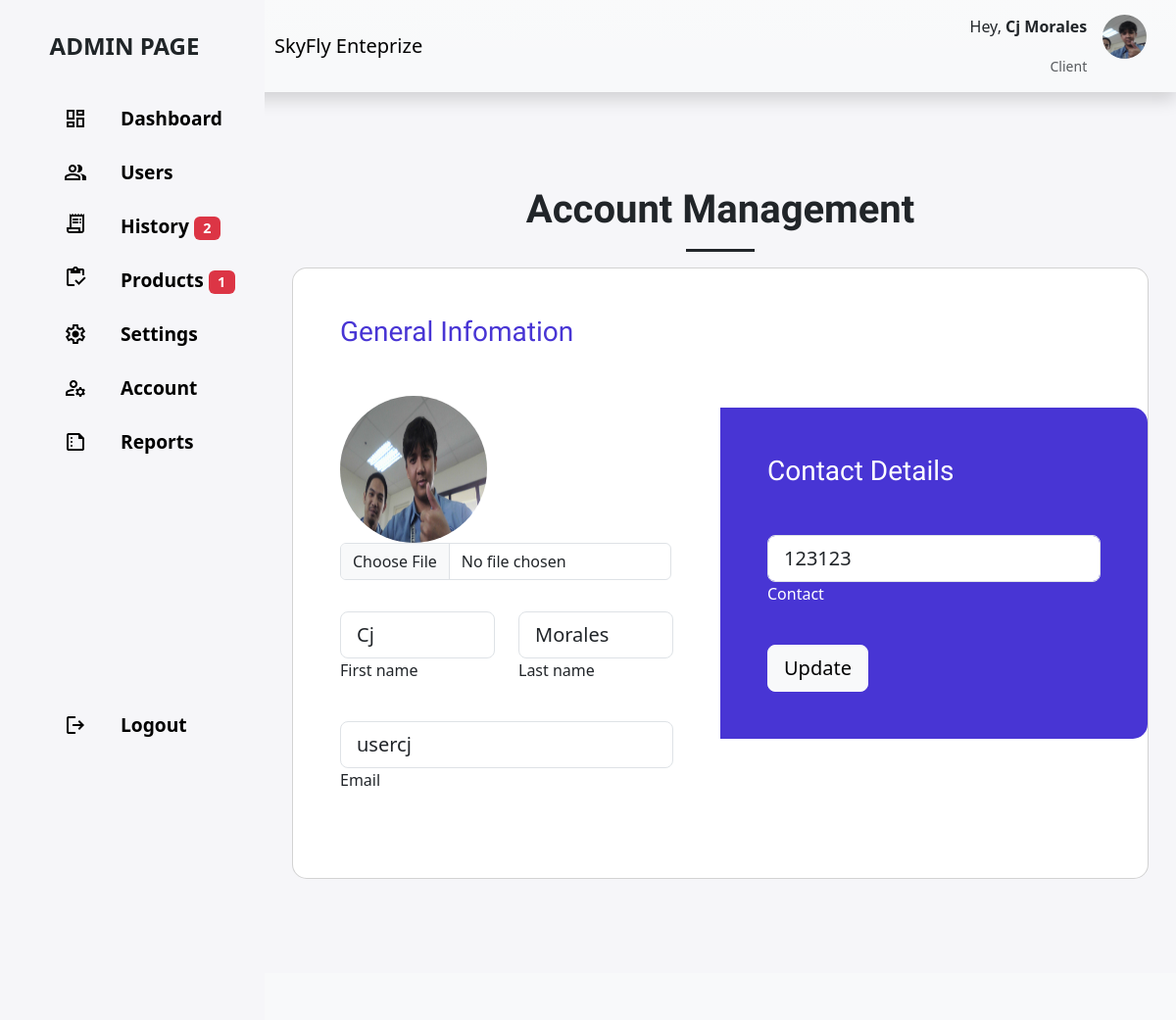
The page /adminbasta/accountmanage.php (signed in) on the database its author committed.
### tables this page shows
CREATE TABLE `users` (
  `id` int(11) NOT NULL,
  `email` varchar(255) NOT NULL,
  `password` varchar(255) NOT NULL,
  `access_level` int(11) DEFAULT NULL,
  `position` varchar(255) NOT NULL,
  `id_appoint` int(11) NOT NULL,
  `id_team` int(11) NOT NULL,
  `firstname` varchar(255) NOT NULL,
  `lastname` varchar(255) NOT NULL,
  `address` text NOT NULL,
  `contact` varchar(255) NOT NULL,
  `valid_id` varchar(255) NOT NULL,
  `pfp` varchar(255) NOT NULL
);

### adminbasta/accountmanage.php (the view, shortened to what this page needs)
<?php
    require_once '../config/connection.php';
$id = $_SESSION['id'];
$query = "SELECT * FROM users WHERE id='$id'";
$nav = mysqli_query($connection, $query);
$id = $_SESSION['id'];
$query = "SELECT * FROM users WHERE id='$id'";
$sql = mysqli_query($connection, $query);
$query_restock = "SELECT COUNT(*) AS num_products FROM products WHERE product_quantity <= 20";
$result_restock = mysqli_query($connection, $query_restock);
$row_restock = mysqli_fetch_assoc($result_restock);
$numProductsToRestock = $row_restock['num_products'];
$query_no_appointment = "SELECT COUNT(*) AS num_orders FROM orders WHERE appointed_to = 'No One Appointed'";
$result_no_appointment = mysqli_query($connection, $query_no_appointment);
$row_no_appointment = mysqli_fetch_assoc($result_no_appointment);
$numOrdersNoAppointment = $row_no_appointment['num_orders'];
?>
<!DOCTYPE html>
<html lang="en">
<head>
    <link rel="stylesheet" href="https://cdnjs.cloudflare.com/ajax/libs/twitter-bootstrap/5.3.0/css/bootstrap.min.css">
    <link rel="stylesheet" href="https://cdn.datatables.net/2.0.0/css/dataTables.bootstrap5.css">
    <link rel="stylesheet" href="assets/css/adduser.css">
</head>
<body>
    <main>
        <nav class="navbar navbar-expand-lg navbar-light bg-gradient bg-light py-0 shadow" id="TopNav">
            <div id="navBarBrand-container">
                <a class="navbar-brand">ADMIN PAGE</a>
            </div>
            <div id="navBarMenu-container">
                <div class="ct-top-nav-left">
                    <a class="navbar-brand" href="index.php">SkyFly Enteprize</a>
                </div>
                <div class="ct-top-nav-right">
                    <?php while ($rows = mysqli_fetch_assoc($nav)){ ?>
                    <div class="profile">
                    <div class="info">
                        <p>Hey, <b><?php echo $rows['firstname'] ." ". $rows['lastname']; ?></b></p>
                        <small class="text-muted"><?php echo $rows['position']; ?></small>
                    </div>
                    <div class="profile-photo">
                        <?php
                        $imagePath = $rows['pfp'];
                        $imageURL = 'http://localhost/Ecomerce2/images/' . $imagePath;
                        echo '<img src="' . $imageURL . '" alt="Product Image">';
                        ?>
                    </div>
                <?php } ?>
                </div>
                </div>
            </div>
        </nav>
        <div id="sidebarNav">
            <ul class="nav-menu">
                <li class="nav-item">
                    <div class="nav-icon">
                        <span class="material-symbols-outlined">
                            </span>
                    </div>
                    <a href="index.php" class="nav-link">Dashboard</a>
                </li>
                <li class="nav-item">
                    <div class="nav-icon">
                        <span class="material-symbols-outlined">
                        </span>
                    </div>
                    <a href="usermanage.php" class="nav-link notification-link">Users
                    </a>
                </li>
                <li class="nav-item">
                    <div class="nav-icon">
                        <div class="notification-icon">
                            <span class="material-symbols-outlined">
                            </span>
                        </div>
                    </div>
                    <a href="order.php" class="nav-link notification-link">
                        <span class="material-icons-outlined">History</span>
                        <?php if ($numOrdersNoAppointment > 0) : ?>
                            <span class="badge bg-danger"><?php echo $numOrdersNoAppointment; ?></span>
                        <?php endif; ?>
                    </a>
                </li>
                <li class="nav-item">
                    <div class="nav-icon">
                        <div class="notification-icon">
                            <span class="material-symbols-outlined">
                            </span>
                        </div>
                    </div>
                    <a href="product.php" class="nav-link notification-link">
                        <span class="material-icons-outlined">Products</span>
                        <?php if ($numProductsToRestock > 0) : ?>
                            <span class="badge bg-danger"><?php echo $numProductsToRestock; ?></span>
                        <?php endif; ?>
                    </a>
                </li>
                <li class="nav-item">
                    <div class="nav-icon">
                        <span class="material-symbols-outlined">
                            </span>
                    </div>
                    <a href="settings.php" class="nav-link">Settings</a>
                </li>
                <li class="nav-item">
                    <div class="nav-icon">
                        <span class="material-symbols-outlined">
                            </span>
                    </div>
                    <a href="accountmanage.php" class="nav-link">Account</a>
                </li>
                <li class="nav-item">
                    <div class="nav-icon">
                        <span class="material-symbols-outlined">
                            </span>
                    </div>
                    <a href="reports.php" class="nav-link">Reports</a>
                </li>
                <li class="nav-item">
                    <div class="nav-icon">
                        <span class="material-symbols-outlined">
                            </span>
                    </div>
                    <a href="logout.php" class="nav-link">Logout</a>
                </li>
            </ul>
        </div>
        <div id="main-wrapper" class="py-5 px-3">
            <div class="container-fluid-md">
                  <div class="container py-5">
                    <h1 class="text-center"><b>Account Management</b></h1>
                <hr class="border-3 border-dark mx-auto opacity-100" style="width:70px">
                    <div class="row d-flex justify-content-center align-items-center h-100">
                      <div class="col-12">
                        <div class="card card-registration card-registration-2" style="border-radius: 15px;">
                          <div class="card-body p-0">
                            <div class="row g-0">
                              <div class="col-lg-6">
                                <div class="p-5">
                <form action="accountmanage.php" method="POST" enctype="multipart/form-data">
                    <?php while($row = mysqli_fetch_array($sql)) { ?>
                  <h3 class="fw-normal mb-5" style="color: #4835d4;">General Infomation</h3>
                  <div class="mb-4 pb-2">
                    <div class="form-outline">
                      <?php
                            $imagePath = $row['pfp'];
                            $imageURL = 'http://localhost/Ecomerce2/images/' . $imagePath;
                            echo '<img id="previewImage" id="currentProfilePicture" src="' . $imageURL . '" alt="Profile Picture" width="150" height="150" class="img" style="border-radius: 50%;">';
                        ?>
                        <label for="uploadimg" class="upload">
                            <input type="file" name="pfp" id="uploadimg" id="form3Examplev4" class="form-control form-control-m" onchange="previewFile()">
                        </label>
                    </div>
                  </div>
                  <div class="row">
                    <div class="col-md-6 mb-4 pb-2">
                      <div class="form-outline">
                        <input type="text" name="firstname" value="<?php echo $row['firstname']; ?>" id="form3Examplev2" class="form-control form-control-lg" />
                        <label class="form-label" for="form3Examplev2">First name</label>
                      </div>
                    </div>
                    <div class="col-md-6 mb-4 pb-2">
                      <div class="form-outline">
                        <input type="text" name="lastname" value="<?php echo $row['lastname']; ?>" id="form3Examplev3" class="form-control form-control-lg" />
                        <label class="form-label" for="form3Examplev3">Last name</label>
                      </div>
                    </div>
                  </div>
                  <div class="mb-4 pb-2">
                    <div class="form-outline">
                      <input type="text" name="email" value="<?php echo $row['email']; ?>" id="form3Examplev4" class="form-control form-control-lg" />
                      <label class="form-label" for="form3Examplev4">Email</label>
                    </div>
                  </div>
                </div>
              </div>
              <div class="col-lg-6 bg-indigo text-white">
                <div class="p-5">
                  <h3 class="fw-normal mb-5">Contact Details</h3>
                    <div class="mb-4 pb-2">
                    <div class="form-outline form-white">
                      <input type="text" name="contact" value="<?php echo $row['contact']; ?>" id="form3Examplea2" class="form-control form-control-lg" />
                      <label class="form-label" for="form3Examplea2">Contact</label>
                    </div>
                  </div>
                  <button type="submit" name="updateForm" class="btn btn-light btn-lg"
                    data-mdb-ripple-color="dark">Update</button>
                <?php } ?>
                </div>
              </div>
            </div>
          </div>
        </div>
      </div>
    </div>
  </div>
            </div>
        </div>
        <footer class="shadow-top py-4 col-auto bg-light text-dark" id="footer">
        </footer>
    </main>
</body>
</html>

### adminbasta/assets/css/adduser.css (style rules this page uses)
:root { --color-background: #f6f6f9; }
h1, h2, h3, h4, h5, h6 { font-family: 'Amatic SC', cursive; }
html, body { height: 100%; width: 100%; overflow-x: hidden; }
main { width: 100%; height: 100%; overflow: hidden; display: flex; flex-direction: column; }
main>nav, main>footer { width: 100%; flex-shrink: 1; }
main>div#main-wrapper { width: 100%; flex-grow: 1; height: calc(100%); overflow: auto; }
body { background-color: var(--color-background); }
#navBarBrand-container { display: flex; flex-wrap: wrap; overflow: hidden; padding: 0 15px; justify-content: center; align-items: center; background-color: var(--color-background); min-height: calc(100%); }
#navBarBrand-container .navbar-brand { white-space: break-spaces; font-size: 1.5rem; font-weight: bolder; text-align: center; }
#navBarBrand-container * { color:#202528; }
.ct-top-nav-right .profile { display: flex; gap: 1rem; text-align: right; }
.ct-top-nav-right .profile .profile-photo { width: 2.8rem; height: 2.8rem; border-radius: 50%; overflow: hidden; display: flex; justify-content: center; align-items: center; }
.ct-top-nav-right .profile .profile-photo img { width: 100%; height: 100%; object-fit: cover; }
#navBarMenu-container { display: flex; align-items: center; justify-content: space-between; padding: 15px 30px 15px 10px; }
#navBarMenu-container a { white-space: break-spaces; }
#main-wrapper, #navBarMenu-container, #navBarBrand-container, #footer { transition: width .3s ease-in-out, margin .3s ease-in-out; }
#sidebarNav { width: 350px; position: fixed; left: 0; min-height: 60vh; background-color: var(--color-background); transition: width 0.3s ease-in-out; opacity: 0; overflow: hidden; }
#sidebarNav .nav-menu { width: calc(100%); overflow: auto; padding: 0; flex-direction: column; border-radius: 15px; }
#sidebarNav .nav-menu .nav-item { min-height: 55px; display: flex; list-style: none; padding: 0 15px; align-items: center; border-bottom: 1px solid transparent; transition: transform 0.3s ease-in-out; margin-left: 2rem; gap: 1rem; }
#sidebarNav .nav-menu .nav-item:last-child { position: absolute; bottom: 2rem; width: 100%; }
#sidebarNav .nav-menu .nav-item>.nav-icon { flex-shrink: 1; font-size: 23px; display: flex; align-items: center; justify-content: center; width: 60px; }
#sidebarNav .nav-menu .nav-item>.nav-link { flex-grow: 1; font-size: 1.2rem; font-weight: 600; color: #ededed; }
#sidebarNav .nav-menu .nav-item>.nav-link, #sidebarNav .nav-menu .nav-item>.nav-icon { color: #000; }
.bg-indigo { background-color: #4835d4; }
@media (min-width: 992px) { .card-registration-2 .bg-indigo { border-top-right-radius: 15px; border-bottom-right-radius: 15px; } }
:root { --color-background: #f6f6f9; --bs-light: #f8f9fa; --bs-primary: #0d6efd; --bs-indigo: #6610f2; --bs-danger: #dc3545; --bs-success: #198754; }
h1, h2, h3, h5, h6 { font-family: 'Amatic SC', cursive; }
.row { display: flex; justify-content: center; align-items: center; }
#sidebarNav { width: 270px; position: fixed; left: 0; min-height: 60vh; background-color: var(--color-background); transition: width 0.3s ease-in-out; opacity: 0; overflow: hidden; }

### rows shown on the page
users: firstname "Cj", lastname "Morales", position "Client", pfp (picture), email "usercj", contact "123123"

### other values the page prints
$numOrdersNoAppointment "2"
$numProductsToRestock "1"
